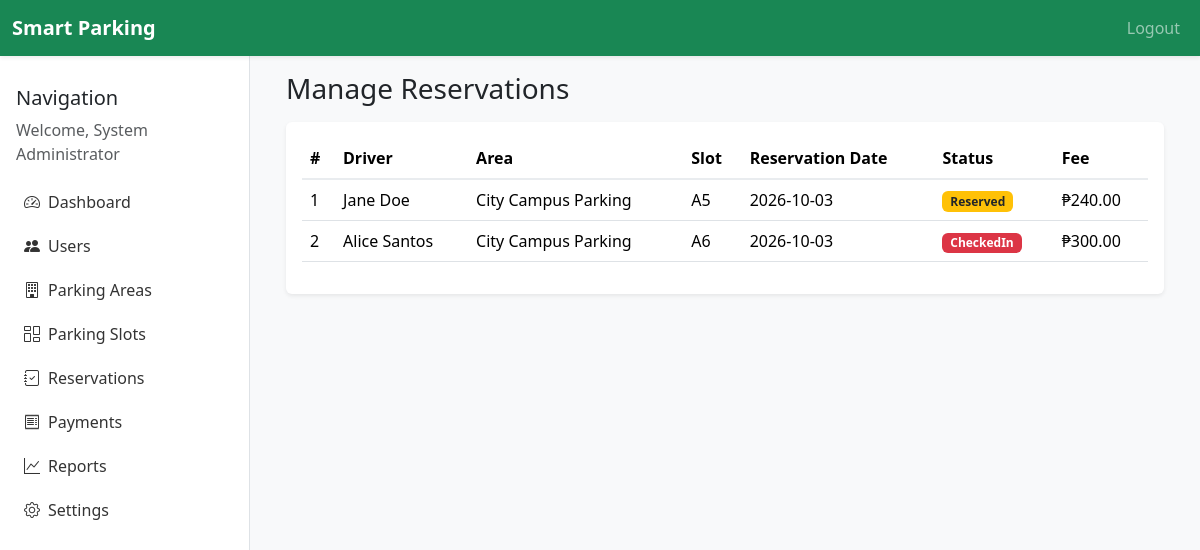
Screenshot of /admin/reservations.php (signed in) with the database file from the repository.
### tables this page shows
CREATE TABLE `reservations` (
  `id` INT AUTO_INCREMENT PRIMARY KEY,
  `user_id` INT NOT NULL,
  `slot_id` INT NOT NULL,
  `qr_code` VARCHAR(255) NOT NULL,
  `reservation_date` DATE NOT NULL,
  `start_time` DATETIME NOT NULL,
  `end_time` DATETIME NOT NULL,
  `check_in_time` DATETIME NULL,
  `check_out_time` DATETIME NULL,
  `status` ENUM('Pending','Reserved','CheckedIn','Completed','Cancelled') NOT NULL DEFAULT 'Pending',
  `total_fee` DECIMAL(10,2) DEFAULT 0.00,
  `created_at` DATETIME NOT NULL DEFAULT CURRENT_TIMESTAMP,
  FOREIGN KEY (`user_id`) REFERENCES `users`(`id`) ON DELETE CASCADE,
  FOREIGN KEY (`slot_id`) REFERENCES `parking_slots`(`id`) ON DELETE CASCADE
);

CREATE TABLE `users` (
  `id` INT AUTO_INCREMENT PRIMARY KEY,
  `full_name` VARCHAR(100) NOT NULL,
  `email` VARCHAR(150) NOT NULL UNIQUE,
  `phone` VARCHAR(20) NOT NULL,
  `password` VARCHAR(255) NOT NULL,
  `role` ENUM('driver','admin','guard') NOT NULL DEFAULT 'driver',
  `created_at` DATETIME NOT NULL DEFAULT CURRENT_TIMESTAMP
);

CREATE TABLE `parking_areas` (
  `id` INT AUTO_INCREMENT PRIMARY KEY,
  `name` VARCHAR(100) NOT NULL,
  `address` VARCHAR(255) NOT NULL,
  `total_slots` INT NOT NULL DEFAULT 0,
  `price_per_hour` DECIMAL(10,2) NOT NULL DEFAULT 50.00,
  `created_at` DATETIME NOT NULL DEFAULT CURRENT_TIMESTAMP
);

CREATE TABLE `parking_slots` (
  `id` INT AUTO_INCREMENT PRIMARY KEY,
  `area_id` INT NOT NULL,
  `slot_number` VARCHAR(20) NOT NULL,
  `slot_type` ENUM('standard','vip','disabled') NOT NULL DEFAULT 'standard',
  `status` ENUM('Available','Reserved','Occupied','Maintenance') NOT NULL DEFAULT 'Available',
  `created_at` DATETIME NOT NULL DEFAULT CURRENT_TIMESTAMP,
  FOREIGN KEY (`area_id`) REFERENCES `parking_areas`(`id`) ON DELETE CASCADE
);

### includes/auth.php (called while the page is built, shortened)
<?php
function sanitize($value) {
    return htmlspecialchars(trim($value), ENT_QUOTES, 'UTF-8');
}

### admin/reservations.php (the view, shortened to what this page needs)
<?php
require_once __DIR__ . '/../includes/auth.php';
$reservations = $pdo->query('SELECT r.*, u.full_name, p.slot_number, a.name AS area_name FROM reservations r JOIN users u ON r.user_id=u.id JOIN parking_slots p ON r.slot_id=p.id JOIN parking_areas a ON p.area_id=a.id ORDER BY r.created_at DESC')->fetchAll();
include __DIR__ . '/../includes/header.php';
?>
<?php include __DIR__ . '/../includes/sidebar.php'; ?>
<div class="content p-4">
    <?php include __DIR__ . '/../includes/navbar.php'; ?>
    <div class="container-fluid">
        <h1 class="h3 mb-3">Manage Reservations</h1>
        <div class="card shadow-sm">
            <div class="card-body table-responsive">
                <table class="table table-hover">
                    <thead><tr><th>#</th><th>Driver</th><th>Area</th><th>Slot</th><th>Reservation Date</th><th>Status</th><th>Fee</th></tr></thead>
                    <tbody>
                        <?php foreach ($reservations as $reservation): ?>
                            <tr>
                                <td><?= sanitize($reservation['id']) ?></td>
                                <td><?= sanitize($reservation['full_name']) ?></td>
                                <td><?= sanitize($reservation['area_name']) ?></td>
                                <td><?= sanitize($reservation['slot_number']) ?></td>
                                <td><?= sanitize($reservation['reservation_date']) ?></td>
                                <td><span class="badge bg-<?= $reservation['status'] === 'Reserved' ? 'warning text-dark' : ($reservation['status']==='CheckedIn' ? 'danger' : ($reservation['status']==='Completed' ? 'success' : 'secondary')) ?>"><?= sanitize($reservation['status']) ?></span></td>
                                <td>&#8369;<?= number_format($reservation['total_fee'], 2) ?></td>
                            </tr>
                        <?php endforeach; ?>
                    </tbody>
                </table>
            </div>
        </div>
    </div>
</div>
<?php include __DIR__ . '/../includes/footer.php'; ?>

### assets/css/style.css (style rules this page uses)
:root { --sidebar-width: 250px; --bg-color: #f5f7fb; }
body { background: var(--bg-color); }
.content { margin-left: var(--sidebar-width); width: calc(100% - var(--sidebar-width)); padding-top: 80px; }
.card { border: none; }
.table thead th { border-bottom: 2px solid #e9ecef; }

### rows the page displays
reservations: id "1", user.full_name "Jane Doe", parking_areas.name "City Campus Parking", slot.slot_number "A5", reservation_date "2026-10-03", status "Reserved", total_fee "240.00"
reservations: id "2", user.full_name "Alice Santos", parking_areas.name "City Campus Parking", slot.slot_number "A6", reservation_date "2026-10-03", status "CheckedIn", total_fee "300.00"

### other values shown
$user['full_name'] "System Administrator"
$item['label'] "Dashboard"
$item['label'] "Users"
$item['label'] "Parking Areas"
$item['label'] "Parking Slots"
$item['label'] "Reservations"
$item['label'] "Payments"
$item['label'] "Reports"
$item['label'] "Settings"
